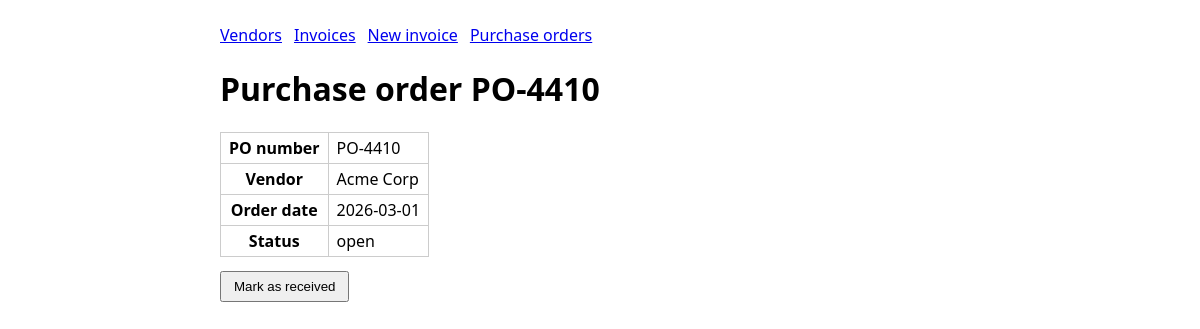
/pos/4 (signed in), run on the app's committed database.
### tables this page shows
CREATE TABLE pos(
        id INTEGER PRIMARY KEY AUTOINCREMENT, po_number TEXT UNIQUE, vendor TEXT,
        order_date TEXT, status TEXT DEFAULT 'open');

### app.py (the view)
@app.route("/pos/<int:po_id>")
@login_required
def po_detail(po_id):
    row = db().execute("SELECT * FROM pos WHERE id=?", (po_id,)).fetchone()
    if not row:
        abort(404)
    return render_template("po_detail.html", r=row)

### app.py (called while the page is built)
def db():
    if "db" not in g:
        g.db = sqlite3.connect(DB)
        g.db.row_factory = sqlite3.Row
    return g.db

def login_required(fn):
    @wraps(fn)
    def wrapper(*a, **kw):
        if not session.get("user"):
            return redirect(url_for("login"))
        return fn(*a, **kw)
    return wrapper

### templates/po_detail.html
{% extends "base.html" %}{% block body %}<h1>Purchase order {{ r.po_number }}</h1>
<table>
<tr><th>PO number</th><td id="f-po_number">{{ r.po_number }}</td></tr>
<tr><th>Vendor</th><td id="f-vendor">{{ r.vendor }}</td></tr>
<tr><th>Order date</th><td id="f-order_date">{{ r.order_date }}</td></tr>
<tr><th>Status</th><td id="f-status">{{ r.status }}</td></tr></table>
{% if r.status == 'open' %}<form method="post" action="/pos/{{ r.id }}/receive"><button type="submit" data-role="submit-record">Mark as received</button></form>{% endif %}{% endblock %}

### templates/base.html (style rules this page uses)
body { font-family:system-ui,sans-serif;max-width:760px;margin:24px auto;padding:0 12px }
button { margin-top:14px;padding:6px 12px }
table { border-collapse:collapse }
td,th { border:1px solid #ccc;padding:4px 8px }

### data on the page
pos: po_number "PO-4410", vendor "Acme Corp", order_date "2026-03-01", status "open"
